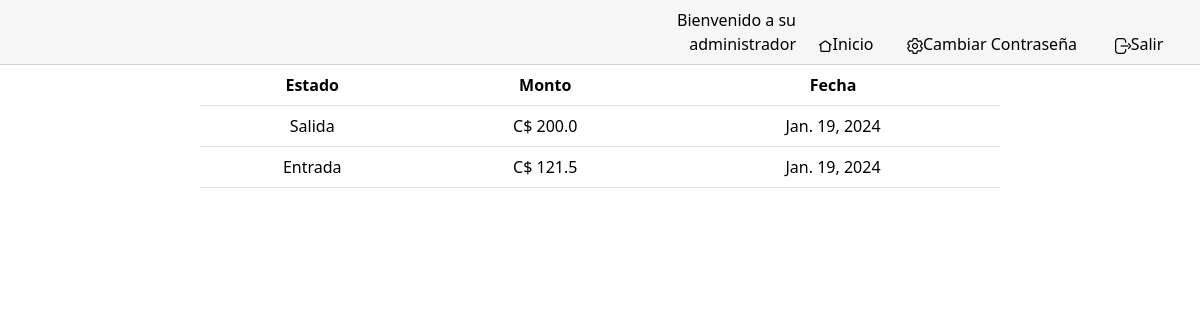
Page /movimiento on the earlier database version.
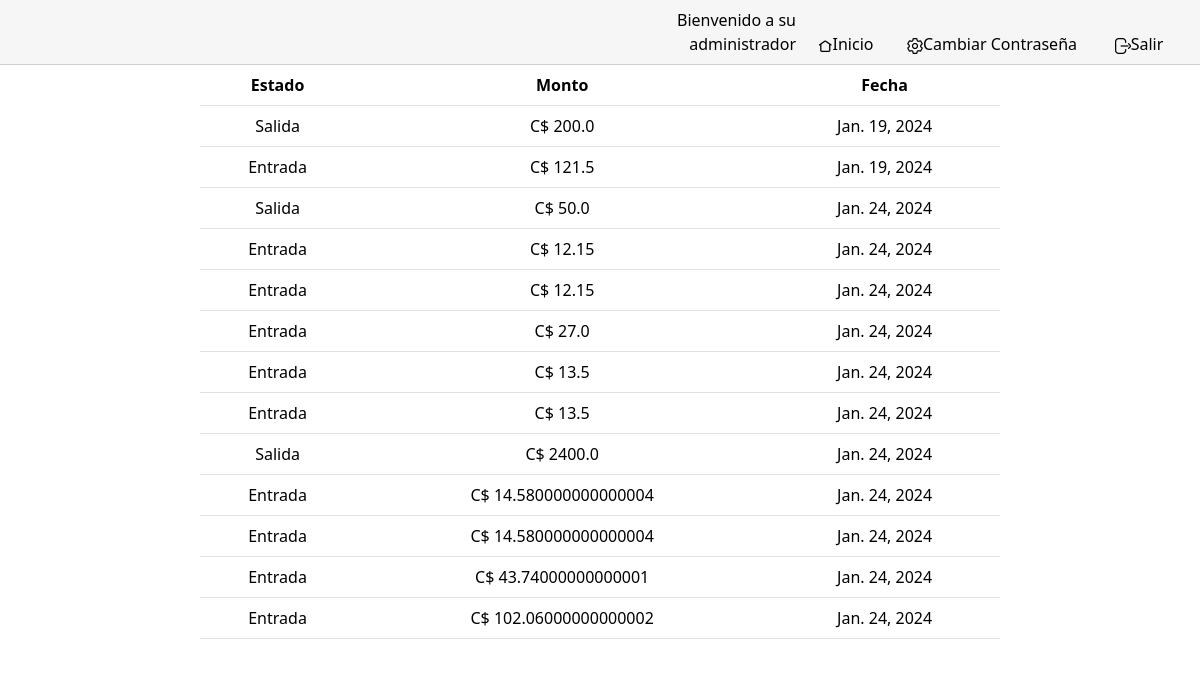
Same page on the later database version.
### managefarmacia/models.py (models this page shows, shortened)
class movimiento(models.Model):
    entrada = models.BooleanField()
    monto = models.FloatField()
    fecha = models.DateField()

### managefarmacia/views.py (the view)
# urls.py: path("movimiento", views.movimiento_views, name="movimiento"),
def movimiento_views(request):
    return render(request, 'movimientos.html',{
        'mov': movimiento.objects.all()
    })

### managefarmacia/templates/movimientos.html
{% extends "layout.html" %}
{% load static %}
{% block body %}
<div class="otros col-12 justify-content-center d-flex" id="scroll-container">
    <div class="buscar d-block col-8" id="buscar">
        <table class="table">
            <thead>
                <tr>
                    <th>Estado</th>
                    <th>Monto</th>
                    <th>Fecha</th>
                </tr>
            </thead>
            <tbody id="scroll-container">
                {% for i in mov %}
                    <tr class="articulos">
                        {% if i.entrada %}
                            <td>Entrada</td>
                        {% else %}
                            <td>Salida</td>
                        {% endif %}
                        <td>C$ {{ i.monto }}</td>
                        <td>{{ i.fecha }}</td>
                    </tr>
                {% endfor %}
            </tbody>
        </table>
    </div>
</div>
{% endblock %}

### managefarmacia/templates/layout.html (shortened to what this page needs)
{% load static %}
<!doctype html>
<html lang="en">
  <head>
    <link href="https://cdn.jsdelivr.net/npm/bootstrap@5.3.2/dist/css/bootstrap.min.css" rel="stylesheet">
    <link rel="stylesheet" href="{% static "styles.css" %}">
  </head>
  <body>
    <nav class="navbar navbar-expand-lg" id="navbar">
        <div class="container-fluid">
          <div class="collapse navbar-collapse" id="navbarSupportedContent">
            <ul class="navbar-nav me-auto mb-2 mb-lg-0">
              <li class="nav-item col-2">
                <a>Bienvenido a su administrador</a>
              </li>
              <li class="nav-item col-1">
                <a href="{% url "index" %}"><img id="icono_nav" src="{% static 'resource/casa-clasica.png' %}" alt="">Inicio</a>
              </li>
              <li class="nav-item col-2">
                <a href=""><img id="icono_nav" src="{% static 'resource/ajuste.png' %}" alt="">Cambiar Contraseña</a>
              </li>
              <li class="nav-item col-1">
                <a href=""><img id="icono_nav" src="{% static 'resource/salida.png' %}" alt="">Salir</a>
              </li>
            </ul>
          </div>
        </div>
      </nav>
      {% block body %}
      {% endblock %}
  </body>
</html>

### managefarmacia/static/styles.css (style rules this page uses)
#navbar { background-color: rgba(246, 246, 246, 0.9411764706); border-bottom: solid 1px #d1d1d1; }
#navbar #icono_nav { width: 1rem; }
#navbar ul { width: 100%; display: flex; align-items: flex-end; justify-content: end; text-align: end; align-items: end; }
#navbar ul li { align-items: center; justify-content: center; display: flex; }
#navbar ul li a { text-decoration: none; color: black; }
#scroll-container { max-height: 50vh; overflow-y: auto; }
#buscar { display: block; justify-content: center; align-items: center; text-align: center; }

Differences in the rows shown:
added movimiento: entrada "Salida", monto "50.0", fecha "Jan. 24, 2024"
added movimiento: entrada "Entrada", monto "12.15", fecha "Jan. 24, 2024"
added movimiento: entrada "Entrada", monto "12.15", fecha "Jan. 24, 2024"
added movimiento: entrada "Entrada", monto "27.0", fecha "Jan. 24, 2024"
added movimiento: entrada "Entrada", monto "13.5", fecha "Jan. 24, 2024"
added movimiento: entrada "Entrada", monto "13.5", fecha "Jan. 24, 2024"
added movimiento: entrada "Salida", monto "2400.0", fecha "Jan. 24, 2024"
added movimiento: entrada "Entrada", monto "14.580000000000004", fecha "Jan. 24, 2024"
added movimiento: entrada "Entrada", monto "14.580000000000004", fecha "Jan. 24, 2024"
added movimiento: entrada "Entrada", monto "43.74000000000001", fecha "Jan. 24, 2024"
added movimiento: entrada "Entrada", monto "102.06000000000002", fecha "Jan. 24, 2024"
